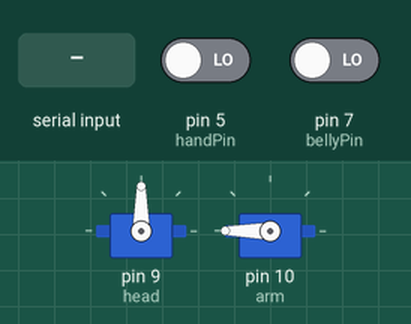
The sketch below on a simulated Arduino Uno, built with avr-gcc and run on an emulated ATmega328P. Shown: 2 × servo. Inputs (shaded band) come from the test bench; at power-on: pin 5 (handPin) LOW, pin 7 (bellyPin) LOW. What the sketch prints to the serial monitor is not drawn.

Above: at 2.2 s.
2.3 s: "H" received over Serial
At 2.9 s:
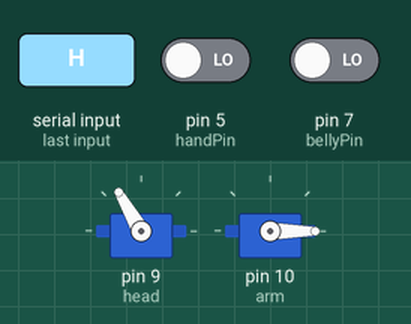
3.8 s: "S" received over Serial
At 5.0 s:
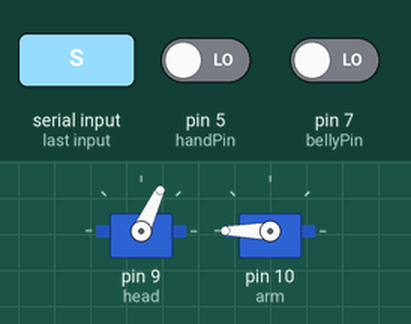
5.3 s: pin 5 (handPin) driven HIGH
At 6.7 s:
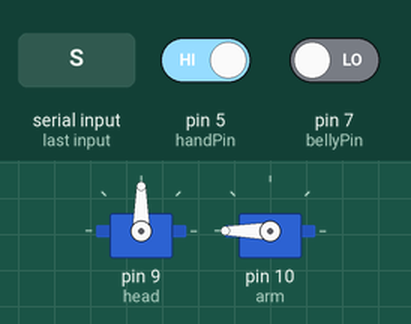
Timing chart, 0 to 8.3 s (numbered marks = the images above; inputs shaded):
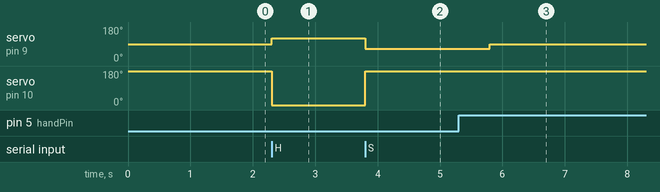

The sketch:

ArduinoController.pde
```cpp
// GuardianRobot Arduino controls.

#include <Servo.h>

Servo arm;
Servo head;
char actingDirection;
char currentEmotion;
int bellyPin = 7;
int handPin = 5;

void setup() {
  head.attach(9);
  arm.attach(10);  // attaches the servo on pin 9 to the servo object

  pinMode(bellyPin, INPUT);
  pinMode(handPin, INPUT);

  Serial.begin(9600);

  changeToNeutralExpression();
  currentEmotion = 'N';
  actingDirection = 'N';
}


void loop() {
    // look for button pushes
    actingDirection = readReactionPins();

    // If instructions are coming down the wire, overwrite the emotionState:
    if (Serial.available()) {
      actingDirection = Serial.read();
    }

    // Only if the emotionState has changed since the last loop, switch to new emotion:
    if (actingDirection != currentEmotion) {
      if (actingDirection == 'H') {
        changeToHappyExpression();
        currentEmotion = actingDirection;
       } else if (actingDirection == 'S') {
         changeToSadExpression();
         currentEmotion = actingDirection;
       } else if (actingDirection == 'N') {
          changeToNeutralExpression();
          currentEmotion = actingDirection;
       }
    }

}

// This is done once per loop. NOT on button push.
char readReactionPins() {
   if (digitalRead(bellyPin) == HIGH) {
     Serial.print(1, BYTE);  // send hug
     delay(500);
     return 'N';             // reset to neutral
   } else if ( digitalRead(handPin) == HIGH) {
    Serial.print(2, BYTE);   // send highfive
     delay(500);
      return 'N';            // reset to neutral
   }
   return actingDirection;  // send back the current state (no change)
}

void changeToHappyExpression() {
    head.write(120);
    arm.write(0);
    delay(1000);
}

void changeToSadExpression() {
    head.write(65);
    arm.write(180);
    delay(1000);
}

void changeToNeutralExpression() {
    head.write(90);
    arm.write(180);
    delay(1000);
}
```

Measured:
- after the input at 2.3 s, servo on pin 9 (head): 90° → 120° at once; servo on pin 10 (arm): 180° → 0° at once
- after the input at 3.8 s, servo on pin 9 (head): 120° → 65° at once; servo on pin 10 (arm): 0° → 180° at once
- after the input at 5.3 s, servo on pin 9 (head): 65° → 90° after 0.50 s
